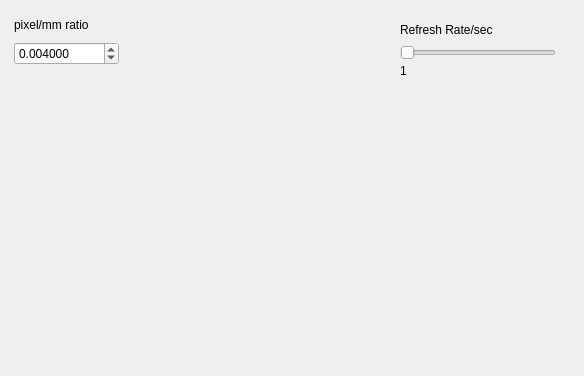
<?xml version="1.0" encoding="UTF-8"?>
<ui version="4.0">
 <class>LaserViewer</class>
 <widget class="QWidget" name="LaserViewer">
  <property name="geometry">
   <rect>
    <x>0</x>
    <y>0</y>
    <width>584</width>
    <height>376</height>
   </rect>
  </property>
  <property name="windowTitle">
   <string>Form</string>
  </property>
  <widget class="QLabel" name="label_3">
   <property name="geometry">
    <rect>
     <x>400</x>
     <y>62</y>
     <width>67</width>
     <height>17</height>
    </rect>
   </property>
   <property name="text">
    <string>1</string>
   </property>
  </widget>
  <widget class="QWidget" name="">
   <property name="geometry">
    <rect>
     <x>14</x>
     <y>14</y>
     <width>105</width>
     <height>51</height>
    </rect>
   </property>
   <layout class="QVBoxLayout" name="verticalLayout">
    <item>
     <widget class="QLabel" name="label">
      <property name="text">
       <string>pixel/mm ratio</string>
      </property>
     </widget>
    </item>
    <item>
     <widget class="QDoubleSpinBox" name="doubleSpinBox">
      <property name="decimals">
       <number>6</number>
      </property>
      <property name="maximum">
       <double>1.000000000000000</double>
      </property>
      <property name="singleStep">
       <double>0.000050000000000</double>
      </property>
      <property name="value">
       <double>0.004000000000000</double>
      </property>
     </widget>
    </item>
   </layout>
  </widget>
  <widget class="QWidget" name="">
   <property name="geometry">
    <rect>
     <x>400</x>
     <y>20</y>
     <width>156</width>
     <height>40</height>
    </rect>
   </property>
   <layout class="QVBoxLayout" name="verticalLayout_2">
    <item>
     <widget class="QLabel" name="label_2">
      <property name="text">
       <string>Refresh Rate/sec           </string>
      </property>
     </widget>
    </item>
    <item>
     <widget class="QSlider" name="horizontalSlider">
      <property name="minimum">
       <number>1</number>
      </property>
      <property name="maximum">
       <number>50</number>
      </property>
      <property name="orientation">
       <enum>Qt::Horizontal</enum>
      </property>
     </widget>
    </item>
   </layout>
  </widget>
 </widget>
 <resources/>
 <connections>
  <connection>
   <sender>horizontalSlider</sender>
   <signal>valueChanged(int)</signal>
   <receiver>label_3</receiver>
   <slot>setNum(int)</slot>
   <hints>
    <hint type="sourcelabel">
     <x>477</x>
     <y>51</y>
    </hint>
    <hint type="destinationlabel">
     <x>433</x>
     <y>70</y>
    </hint>
   </hints>
  </connection>
 </connections>
</ui>
